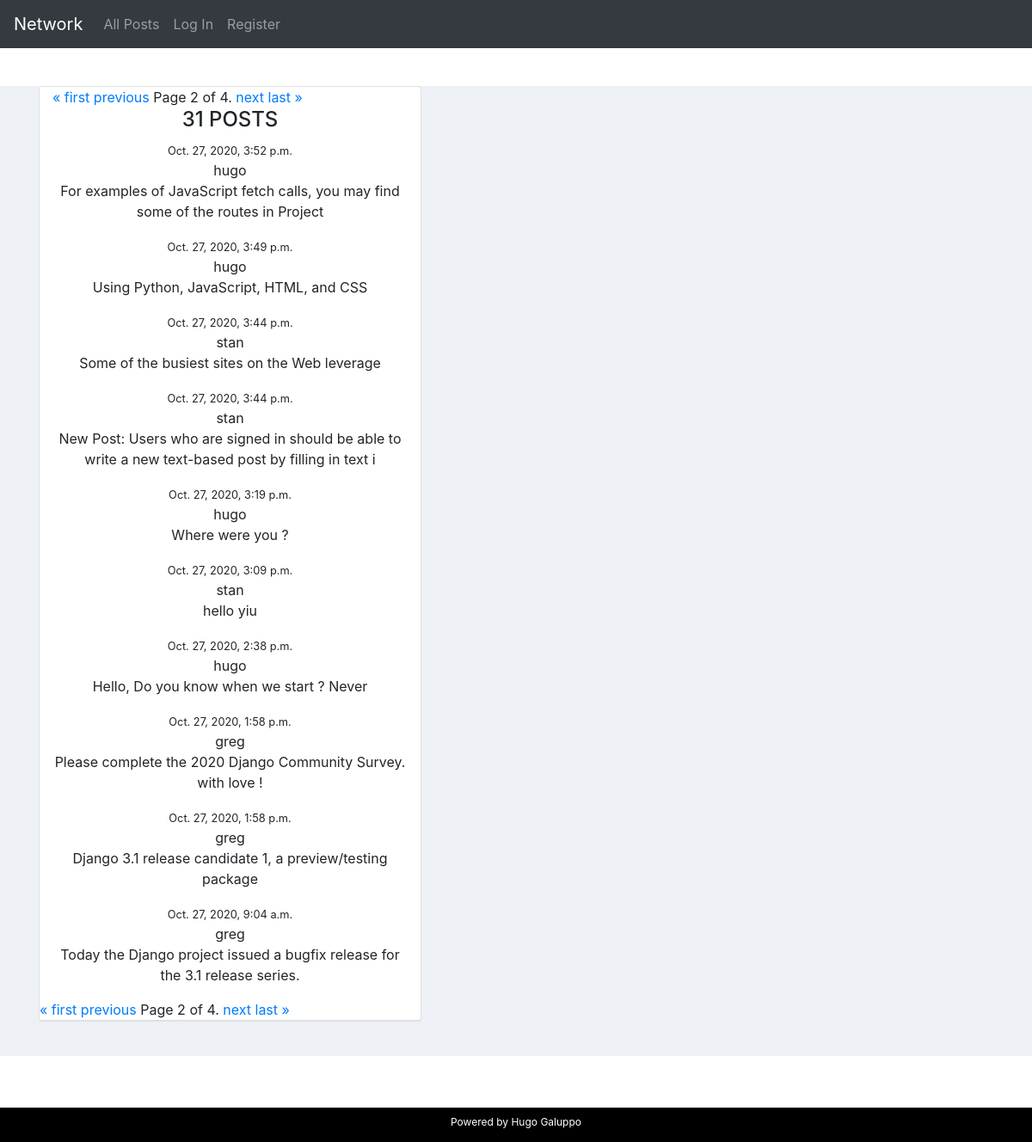
Screenshot of /?page=2 with the database file from the repository.
### network/models.py (models this page shows, shortened)
class Post (models.Model):
    author = models.ForeignKey("Profile", on_delete=models.CASCADE, related_name="author") #profile.author
    content = models.CharField(max_length=100)
    date = models.DateTimeField(auto_now=True)
    likes = models.ManyToManyField("User",related_name="likes", blank = True) #user.likes
    class Meta:
        ordering = ('-date', )

class Profile(models.Model):
    user = models.OneToOneField("User", on_delete=models.CASCADE, related_name="user") # user.user
    title = models.CharField(max_length=100, blank=True)
    followers = models.ManyToManyField("User",related_name="is_following", blank=True)     # user.is_following.all()

class User(AbstractUser):
    pass

### network/views.py (the view)
# urls.py: path("", views.index, name="index"),
def index(request):
    allPosts = Post.objects.all()
    paginator = Paginator(allPosts, 10) # Show 10 posts per page.
    page_number = request.GET.get('page') # 10
    page_obj = paginator.get_page(page_number)
    if request.method == 'POST':
        form = PostForm(request.POST, request.user)
        if form.is_valid():
            instance = form.save(commit=False)
            instance.user = request.user
            author = request.user
            if not request.user == instance.user:
                raise Http404
            content = request.POST["content"]
            new_post = Post(author = Profile.objects.get(user = author), content = content )
            new_post.save()
            return HttpResponseRedirect(reverse("index"))
    else:
        form = PostForm()
    return render(request, "network/index.html", {'form': form, 'allPosts': allPosts, 'page_obj': page_obj})

### network/templates/network/index.html (shortened to what this page needs)
{% extends "network/layout.html" %}
{% load static %}
{% block body %}
<div class="container">
  <div class="row">
      <div class="col-md-12 col-lg-5">
          <div class="card">
                      <div class="col text-center">
                              <div class="pagination">
                                <span class="step-links">
                                    {% if page_obj.has_previous %}
                                        <a href="?page=1">&laquo; first</a>
                                        <a href="?page={{ page_obj.previous_page_number }}">previous</a>
                                    {% endif %}
                                    <span class="current">
                                        Page {{ page_obj.number }} of {{ page_obj.paginator.num_pages }}.
                                    </span>
                                    {% if page_obj.has_next %}
                                        <a href="?page={{ page_obj.next_page_number }}">next</a>
                                        <a href="?page={{ page_obj.paginator.num_pages }}">last &raquo;</a>
                                    {% endif %}
                                </span>
                            </div>
                          <h4 class="text-uppercase">
                            {{allPosts.count }} Posts</h4>
                          {% for post in page_obj %}
                              <small> {{post.date}} </small>
                              <div id='{{ post.id }}' class="media-body">
                                    {{post.author.user}}</h4></a>
                                <p id='content'>{{post.content}}</p>
                              </div>
                          {% endfor %}
                      </div>
                      <div class="pagination">
                        <span class="step-links">
                            {% if page_obj.has_previous %}
                                <a href="?page=1">&laquo; first</a>
                                <a href="?page={{ page_obj.previous_page_number }}">previous</a>
                            {% endif %}
                            <span class="current">
                                Page {{ page_obj.number }} of {{ page_obj.paginator.num_pages }}.
                            </span>
                            {% if page_obj.has_next %}
                                <a href="?page={{ page_obj.next_page_number }}">next</a>
                                <a href="?page={{ page_obj.paginator.num_pages }}">last &raquo;</a>
                            {% endif %}
                        </span>
                    </div>
              </div>
              <div class="card-body border-top">
{% endblock %}

### network/static/network/styles.css (style rules this page uses)
body { background: #edf1f5; margin-top:20px; }
.card { position: relative; display: flex; flex-direction: column; min-width: 0; word-wrap: break-word; background-color: #fff; background-clip: border-box; border: 0 solid transparent; border-radius: 0; }

### rows the page displays
Post: date "Oct. 27, 2020, 3:52 p.m.", author.user "hugo", content "For examples of JavaScript fetch calls, you may find some of the routes in Project"
Post: date "Oct. 27, 2020, 3:49 p.m.", author.user "hugo", content "Using Python, JavaScript, HTML, and CSS"
Post: date "Oct. 27, 2020, 3:44 p.m.", author.user "stan", content "Some of the busiest sites on the Web leverage"
Post: date "Oct. 27, 2020, 3:44 p.m.", author.user "stan", content "New Post: Users who are signed in should be able to write a new text-based post by filling in text i"
Post: date "Oct. 27, 2020, 3:19 p.m.", author.user "hugo", content "Where were you ?"
Post: date "Oct. 27, 2020, 3:09 p.m.", author.user "stan", content "hello yiu"
Post: date "Oct. 27, 2020, 2:38 p.m.", author.user "hugo", content "Hello, Do you know when we start ? Never"
Post: date "Oct. 27, 2020, 1:58 p.m.", author.user "greg", content "Please complete the 2020 Django Community Survey. with love !"
Post: date "Oct. 27, 2020, 1:58 p.m.", author.user "greg", content "Django 3.1 release candidate 1, a preview/testing package"
Post: date "Oct. 27, 2020, 9:04 a.m.", author.user "greg", content "Today the Django project issued a bugfix release for the 3.1 release series."

### other values shown
{{ page_obj.number }} "2"
{{ page_obj.paginator.num_pages }} "4"
{{ allPosts.count }} "31"
